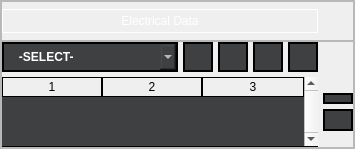
                  <widget class="QFrame" name="frame_12">
                   <property name="styleSheet">
                    <string notr="true"/>
                   </property>
                   <property name="frameShape">
                    <enum>QFrame::StyledPanel</enum>
                   </property>
                   <property name="frameShadow">
                    <enum>QFrame::Raised</enum>
                   </property>
                   <layout class="QVBoxLayout" name="verticalLayout_5">
                    <property name="spacing">
                     <number>0</number>
                    </property>
                    <property name="leftMargin">
                     <number>0</number>
                    </property>
                    <property name="topMargin">
                     <number>0</number>
                    </property>
                    <property name="rightMargin">
                     <number>0</number>
                    </property>
                    <property name="bottomMargin">
                     <number>0</number>
                    </property>
                    <item>
                     <widget class="QFrame" name="frame_16">
                      <property name="maximumSize">
                       <size>
                        <width>16777215</width>
                        <height>50</height>
                       </size>
                      </property>
                      <property name="styleSheet">
                       <string notr="true"/>
                      </property>
                      <property name="frameShape">
                       <enum>QFrame::StyledPanel</enum>
                      </property>
                      <property name="frameShadow">
                       <enum>QFrame::Raised</enum>
                      </property>
                      <layout class="QGridLayout" name="gridLayout_11">
                       <property name="leftMargin">
                        <number>0</number>
                       </property>
                       <property name="topMargin">
                        <number>7</number>
                       </property>
                       <property name="rightMargin">
                        <number>0</number>
                       </property>
                       <property name="bottomMargin">
                        <number>7</number>
                       </property>
                       <property name="spacing">
                        <number>0</number>
                       </property>
                       <item row="0" column="0" colspan="2">
                        <widget class="QLabel" name="label_5">
                         <property name="styleSheet">
                          <string notr="true">color: rgb(255, 255, 255);
border:1px solid white;
font: 600 12pt &quot;Segoe UI&quot;;
padding:4px 0px 4px 0px;
</string>
                         </property>
                         <property name="text">
                          <string>Electrical Data</string>
                         </property>
                         <property name="alignment">
                          <set>Qt::AlignCenter</set>
                         </property>
                        </widget>
                       </item>
                       <item row="0" column="2">
                        <spacer name="horizontalSpacer_2">
                         <property name="orientation">
                          <enum>Qt::Horizontal</enum>
                         </property>
                         <property name="sizeType">
                          <enum>QSizePolicy::Maximum</enum>
                         </property>
                         <property name="sizeHint" stdset="0">
                          <size>
                           <width>35</width>
                           <height>20</height>
                          </size>
                         </property>
                        </spacer>
                       </item>
                      </layout>
                     </widget>
                    </item>
                    <item>
                     <widget class="QFrame" name="frame_17">
                      <property name="styleSheet">
                       <string notr="true"/>
                      </property>
                      <property name="frameShape">
                       <enum>QFrame::StyledPanel</enum>
                      </property>
                      <property name="frameShadow">
                       <enum>QFrame::Raised</enum>
                      </property>
                      <layout class="QGridLayout" name="gridLayout_13">
                       <property name="leftMargin">
                        <number>0</number>
                       </property>
                       <property name="topMargin">
                        <number>0</number>
                       </property>
                       <property name="rightMargin">
                        <number>0</number>
                       </property>
                       <property name="bottomMargin">
                        <number>0</number>
                       </property>
                       <property name="spacing">
                        <number>5</number>
                       </property>
                       <item row="1" column="0" rowspan="4" colspan="9">
                        <widget class="QTableWidget" name="e_tableWidget">
                         <property name="styleSheet">
                          <string notr="true">
 QTableWidget{
 background-color: rgba(63,64,66,255);
border:none;
border-bottom:1px solid black;
selection-background-color:none;
}
QTableWidget::item
 {

border-left:1px  solid black;
border-bottom:1px  solid black;
color:white;

}

QTableView::item:selected{
    background-color:  rgba(63,64,66,255);
}
 QTableView::item:focus
{
   selection-background-color: rgba(63,64,66,255);
}
QHeaderView{
	font: 700 9pt &quot;Segoe UI&quot;;
color:black;
}
QHeaderView::section{
border-bottom:1px solid black;

}
QHeaderView::section:horizontal
{

    border: 1px solid black;
}</string>
                         </property>
                         <property name="frameShape">
                          <enum>QFrame::Box</enum>
                         </property>
                         <property name="verticalScrollBarPolicy">
                          <enum>Qt::ScrollBarAlwaysOn</enum>
                         </property>
                         <property name="horizontalScrollBarPolicy">
                          <enum>Qt::ScrollBarAlwaysOff</enum>
                         </property>
                         <property name="sizeAdjustPolicy">
                          <enum>QAbstractScrollArea::AdjustToContentsOnFirstShow</enum>
                         </property>
                         <property name="editTriggers">
                          <set>QAbstractItemView::DoubleClicked</set>
                         </property>
                         <property name="tabKeyNavigation">
                          <bool>false</bool>
                         </property>
                         <property name="showDropIndicator" stdset="0">
                          <bool>false</bool>
                         </property>
                         <property name="dragDropOverwriteMode">
                          <bool>false</bool>
                         </property>
                         <property name="dragDropMode">
                          <enum>QAbstractItemView::NoDragDrop</enum>
                         </property>
                         <property name="defaultDropAction">
                          <enum>Qt::IgnoreAction</enum>
                         </property>
                         <property name="alternatingRowColors">
                          <bool>false</bool>
                         </property>
                         <property name="selectionMode">
                          <enum>QAbstractItemView::SingleSelection</enum>
                         </property>
                         <property name="selectionBehavior">
                          <enum>QAbstractItemView::SelectRows</enum>
                         </property>
                         <property name="textElideMode">
                          <enum>Qt::ElideMiddle</enum>
                         </property>
                         <property name="showGrid">
                          <bool>true</bool>
                         </property>
                         <property name="gridStyle">
                          <enum>Qt::SolidLine</enum>
                         </property>
                         <property name="wordWrap">
                          <bool>false</bool>
                         </property>
                         <property name="rowCount">
                          <number>0</number>
                         </property>
                         <property name="columnCount">
                          <number>3</number>
                         </property>
                         <attribute name="horizontalHeaderVisible">
                          <bool>true</bool>
                         </attribute>
                         <attribute name="horizontalHeaderDefaultSectionSize">
                          <number>100</number>
                         </attribute>
                         <attribute name="horizontalHeaderHighlightSections">
                          <bool>false</bool>
                         </attribute>
                         <attribute name="horizontalHeaderStretchLastSection">
                          <bool>true</bool>
                         </attribute>
                         <attribute name="verticalHeaderVisible">
                          <bool>false</bool>
                         </attribute>
                         <attribute name="verticalHeaderMinimumSectionSize">
                          <number>20</number>
                         </attribute>
                         <attribute name="verticalHeaderDefaultSectionSize">
                          <number>25</number>
                         </attribute>
                         <attribute name="verticalHeaderHighlightSections">
                          <bool>true</bool>
                         </attribute>
                         <column/>
                         <column/>
                         <column/>
                        </widget>
                       </item>
                       <item row="2" column="9">
                        <widget class="QPushButton" name="e_up_button">
                         <property name="sizePolicy">
                          <sizepolicy hsizetype="Minimum" vsizetype="Ignored">
                           <horstretch>0</horstretch>
                           <verstretch>0</verstretch>
                          </sizepolicy>
                         </property>
                         <property name="maximumSize">
                          <size>
                           <width>30</width>
                           <height>30</height>
                          </size>
                         </property>
                         <property name="cursor">
                          <cursorShape>PointingHandCursor</cursorShape>
                         </property>
                         <property name="styleSheet">
                          <string notr="true">#e_up_button{background-color: rgba(63,64,66,255);
border:2px solid black;
	image: url(resources/style/icons/upw.ico);
padding:2px;
color: rgb(0, 0, 0);}
#e_up_button:hover{
	
background-color:rgba(32,33,36,255);
}
</string>
                         </property>
                         <property name="text">
                          <string/>
                         </property>
                         <property name="iconSize">
                          <size>
                           <width>22</width>
                           <height>22</height>
                          </size>
                         </property>
                        </widget>
                       </item>
                       <item row="3" column="9">
                        <widget class="QPushButton" name="e_dn_button">
                         <property name="maximumSize">
                          <size>
                           <width>30</width>
                           <height>30</height>
                          </size>
                         </property>
                         <property name="cursor">
                          <cursorShape>PointingHandCursor</cursorShape>
                         </property>
                         <property name="styleSheet">
                          <string notr="true">#e_dn_button{background-color: rgba(63,64,66,255);
border:2px solid black;
	image: url(resources/style/icons/downw.ico);
padding:2px;
color: rgb(0, 0, 0);}
#e_dn_button:hover{

background-color:rgba(32,33,36,255);
}</string>
                         </property>
                         <property name="text">
                          <string/>
                         </property>
                         <property name="iconSize">
                          <size>
                           <width>22</width>
                           <height>22</height>
                          </size>
                         </property>
                        </widget>
                       </item>
                       <item row="0" column="8">
                        <widget class="QPushButton" name="e_save">
                         <property name="maximumSize">
                          <size>
                           <width>30</width>
                           <height>30</height>
                          </size>
                         </property>
                         <property name="cursor">
                          <cursorShape>PointingHandCursor</cursorShape>
                         </property>
                         <property name="styleSheet">
                          <string notr="true">#e_save{background-color: rgba(63,64,66,255);
border:2px solid black;
	image: url(resources/style/icons/savew.ico);
padding:2px;
color: rgb(0, 0, 0);}
#e_save:hover{
	
background-color:rgba(32,33,36,255);
}</string>
                         </property>
                         <property name="text">
                          <string/>
                         </property>
                         <property name="iconSize">
                          <size>
                           <width>20</width>
                           <height>20</height>
                          </size>
                         </property>
                        </widget>
                       </item>
                       <item row="0" column="7">
                        <widget class="QPushButton" name="e_default">
                         <property name="maximumSize">
                          <size>
                           <width>30</width>
                           <height>30</height>
                          </size>
                         </property>
                         <property name="cursor">
                          <cursorShape>PointingHandCursor</cursorShape>
                         </property>
                         <property name="styleSheet">
                          <string notr="true">#e_default{background-color: rgba(63,64,66,255);
border:2px solid black;
		image: url(resources/style/icons/loadw.ico);
padding:2px;
color: rgb(0, 0, 0);}
#e_default:hover{
	
background-color:rgba(32,33,36,255);
}</string>
                         </property>
                         <property name="text">
                          <string/>
                         </property>
                         <property name="iconSize">
                          <size>
                           <width>20</width>
                           <height>20</height>
                          </size>
                         </property>
                        </widget>
                       </item>
                       <item row="0" column="6">
                        <widget class="QPushButton" name="e_del_text">
                         <property name="maximumSize">
                          <size>
                           <width>30</width>
                           <height>30</height>
                          </size>
                         </property>
                         <property name="cursor">
                          <cursorShape>PointingHandCursor</cursorShape>
                         </property>
                         <property name="styleSheet">
                          <string notr="true">#e_del_text{background-color: rgba(63,64,66,255);
border:2px solid black;
	image: url(resources/style/icons/minusw.ico);
padding:2px;
color: rgb(0, 0, 0);}
#e_del_text:hover{

background-color:rgba(32,33,36,255);

}</string>
                         </property>
                         <property name="text">
                          <string/>
                         </property>
                         <property name="iconSize">
                          <size>
                           <width>20</width>
                           <height>20</height>
                          </size>
                         </property>
                        </widget>
                       </item>
                       <item row="0" column="5">
                        <widget class="QPushButton" name="e_add_text">
                         <property name="maximumSize">
                          <size>
                           <width>30</width>
                           <height>30</height>
                          </size>
                         </property>
                         <property name="cursor">
                          <cursorShape>PointingHandCursor</cursorShape>
                         </property>
                         <property name="styleSheet">
                          <string notr="true">#e_add_text{background-color: rgba(63,64,66,255);
border:2px solid black;
	image: url(resources/style/icons/addw.ico);
padding:2px;
color: rgb(0, 0, 0);}
#e_add_text:hover{
	
background-color:rgba(32,33,36,255);
}</string>
                         </property>
                         <property name="text">
                          <string/>
                         </property>
                         <property name="iconSize">
                          <size>
                           <width>20</width>
                           <height>20</height>
                          </size>
                         </property>
                        </widget>
                       </item>
                       <item row="0" column="0" colspan="5">
                        <widget class="QComboBox" name="e_comboBox">
                         <property name="styleSheet">
                          <string notr="true">QComboBox#e_comboBox{
    border:                 none;
 background-color: rgba(63,64,66,255);
color:                      white;
    font-weight:            bold;
    padding:                    5px;

border:2px solid black;
}
QComboBox#e_comboBox:hover{

background-color:rgba(32,33,36,255);

}
QListView{
    border:                 none;
    color:                     white;
    background-color: rgba(63,64,66,255);
    font-weight:            bold;
    selection-background-color: rgb(0, 144, 196);
    show-decoration-selected: 1;
    margin-left:                -10px;
    padding-left    :           15px;
}
QListView::item:hover{

    background-color:   rgb(0, 144, 196);
    border:                 none;
}
</string>
                         </property>
                         <property name="maxVisibleItems">
                          <number>8</number>
                         </property>
                         <property name="maxCount">
                          <number>20</number>
                         </property>
                         <property name="insertPolicy">
                          <enum>QComboBox::InsertAfterCurrent</enum>
                         </property>
                         <property name="minimumContentsLength">
                          <number>1</number>
                         </property>
                         <property name="frame">
                          <bool>true</bool>
                         </property>
                         <item>
                          <property name="text">
                           <string>   -SELECT-</string>
                          </property>
                         </item>
                         <item>
                          <property name="text">
                           <string>   ICCID</string>
                          </property>
                         </item>
                         <item>
                          <property name="text">
                           <string extracomment="Internaltional Mobile Subscriber Identity">   IMSI</string>
                          </property>
                         </item>
                         <item>
                          <property name="text">
                           <string>   ACC</string>
                          </property>
                         </item>
                         <item>
                          <property name="text">
                           <string>   PIN1</string>
                          </property>
                         </item>
                         <item>
                          <property name="text">
                           <string>   PUK1</string>
                          </property>
                         </item>
                         <item>
                          <property name="text">
                           <string>   PIN2</string>
                          </property>
                         </item>
                         <item>
                          <property name="text">
                           <string>   PUK2</string>
                          </property>
                         </item>
                         <item>
                          <property name="text">
                           <string>   KI</string>
                          </property>
                         </item>
                         <item>
                          <property name="text">
                           <string>   EKI</string>
                          </property>
                         </item>
                         <item>
                          <property name="text">
                           <string>   ADM1</string>
                          </property>
                         </item>
                         <item>
                          <property name="text">
                           <string>   ADM6</string>
                          </property>
                         </item>
                         <item>
                          <property name="text">
                           <string>   OPC</string>
                          </property>
                         </item>
                        </widget>
                       </item>
                      </layout>
                     </widget>
                    </item>
                   </layout>
                  </widget>
